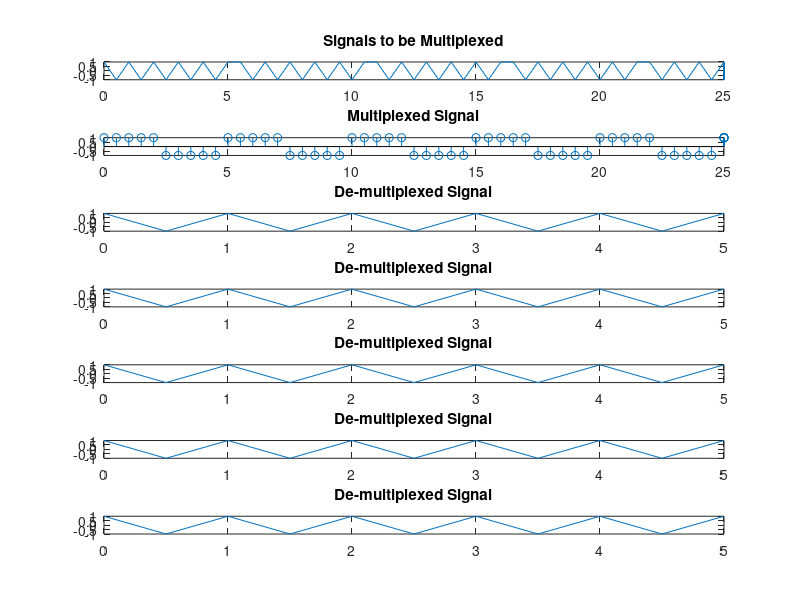

MATLAB code to generate this figure:
clc;
clear all;
close all;
N=input('enter the number of signals to be multiplexed ');
f=zeros(1,N);
for i=1:N
    f(i)=input('enter the frequency of the signal ');
end
fs=2*max(f);
T=input('enter the duration over which the signal is to be plotted ');
t=0:T/fs:T;
Q=zeros(1,N*length(t));
R=Q;
S=Q;
for i=1:N
    Q(:,((i-1)*length(t))+1:i*length(t))=cos(2*pi*f(i)*t);
end
j=1;
for i=0:N:length(Q)-N
    for n=1:N
        R(i+n)=Q(j+(n-1)*length(t));
        S(j+(n-1)*length(t))=R(i+n);
    end
    j=j+1;
end
t1=0:T/fs:N*T;
for i=length(t1)+1:length(Q)
    t1(i)=t1(length(t1));
end
subplot(N+2,1,1)
plot(t1,Q)
title('Signals to be Multiplexed')
subplot(N+2,1,2)
stem(t1,R)
title('Multiplexed Signal')
for i=1:N
    subplot(N+2, 1,i+2)
    plot(t,S(:,((i-1)*length(t))+1:i*length(t)))
    title('De-multiplexed Signal' )
end